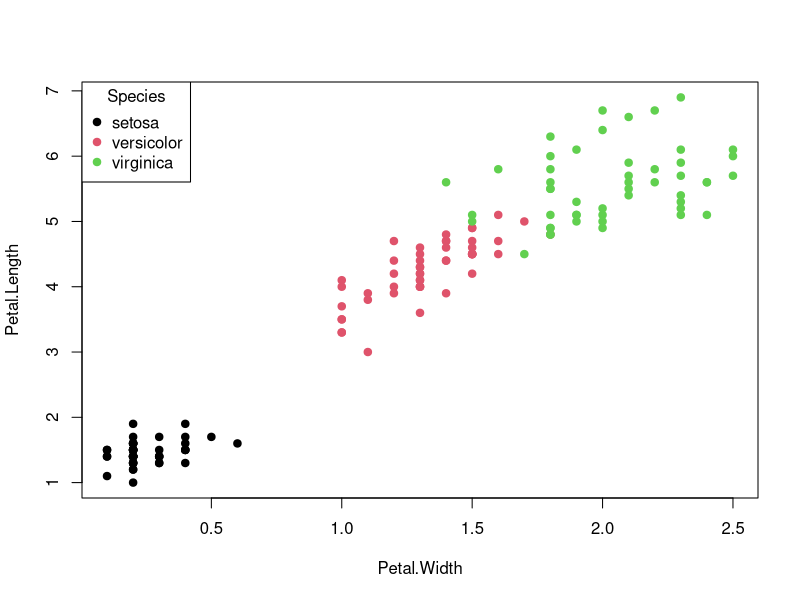
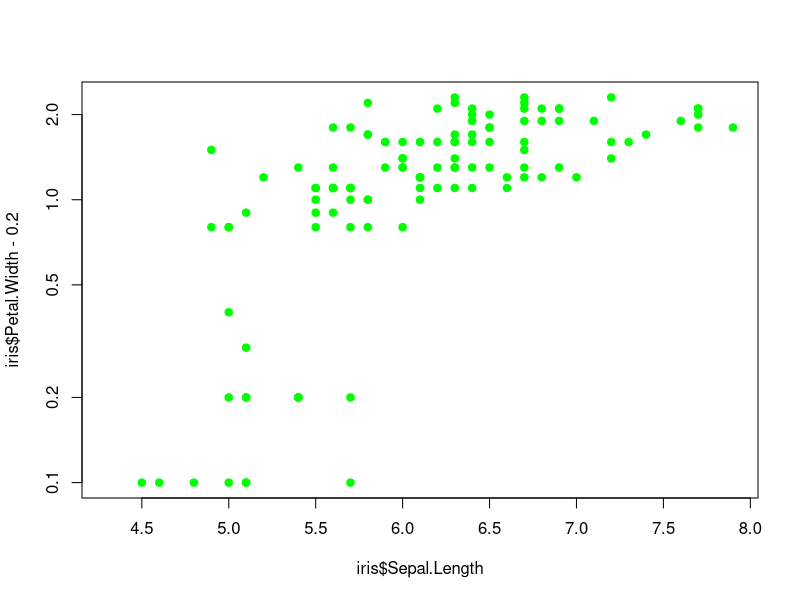
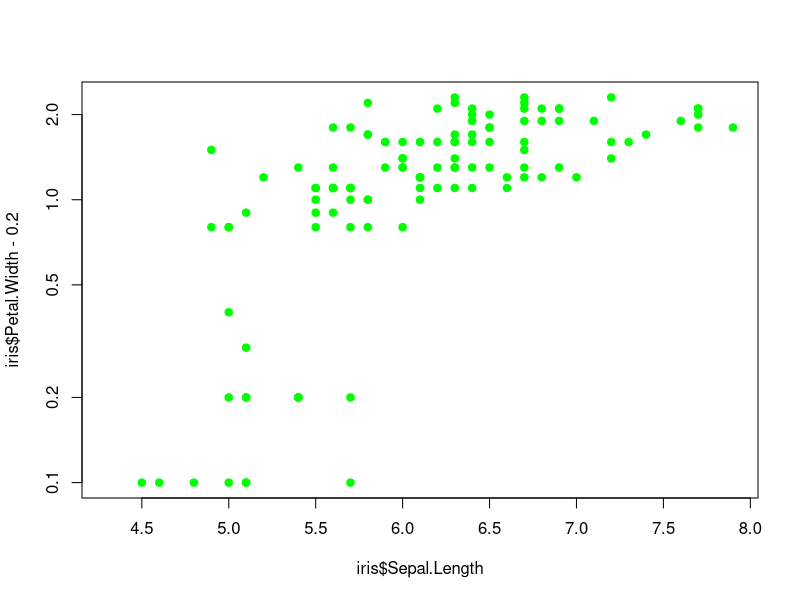
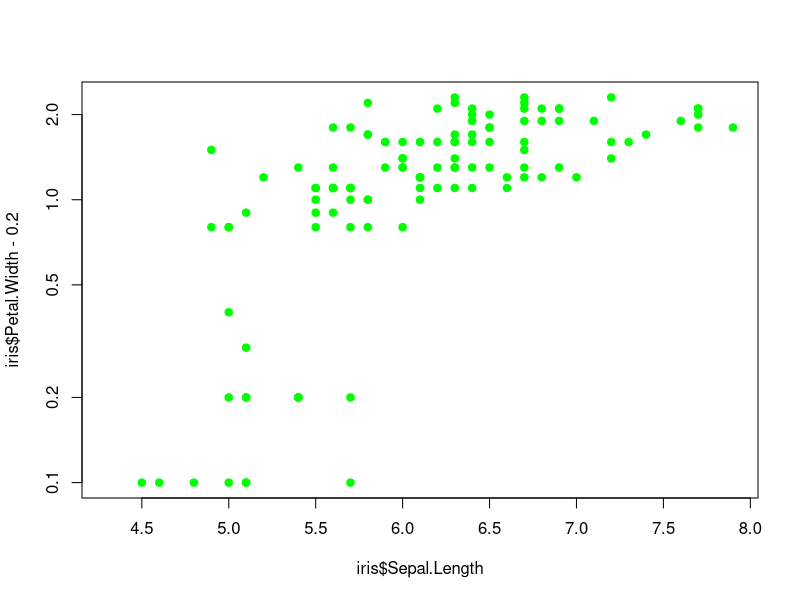

Write the R code that produced these figures, in order.
## ---- chunk 1
# Load the iris dataset
data(iris)

# Display the first few rows of the dataset
head(iris)

# Create a scatter plot of petal length vs width, colored by species
plot(Petal.Length ~ Petal.Width, col = Species, data = iris, pch = 19)

# Add a legend to identify the species
legend(
  x = "topleft",
  legend = levels(iris$Species),
  col = 1:3,
  pch = 19,
  title = "Species"
)
## ---- chunk 2
#| warning: false
# This plot intentionally produces a warning due to log transformation of non-positive values
plot(iris$Sepal.Length, iris$Petal.Width - 0.2, log = "y", col = 'green', pch = 19)
## ---- chunk 3
#| echo: false
# The code will run but not appear in the final document
plot(iris$Sepal.Length, iris$Petal.Width - 0.2, log = "y", col = 'green', pch = 19)
## ---- chunk 4
#| output: false
# The code will run and produce a plot, but the text output will be hidden
plot(iris$Sepal.Length, iris$Petal.Width - 0.2, log = "y", col = 'green', pch = 19)
